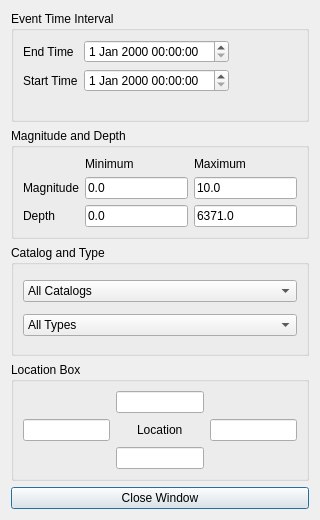
<?xml version="1.0" encoding="UTF-8"?>
<ui version="4.0">
 <class>EventOptionsDialog</class>
 <widget class="QDialog" name="EventOptionsDialog">
  <property name="geometry">
   <rect>
    <x>0</x>
    <y>0</y>
    <width>320</width>
    <height>520</height>
   </rect>
  </property>
  <property name="minimumSize">
   <size>
    <width>320</width>
    <height>520</height>
   </size>
  </property>
  <property name="windowTitle">
   <string>Dialog</string>
  </property>
  <layout class="QVBoxLayout" name="verticalLayout">
   <item>
    <widget class="QGroupBox" name="timeGroupBox">
     <property name="styleSheet">
      <string notr="true"/>
     </property>
     <property name="title">
      <string>Event Time Interval</string>
     </property>
     <layout class="QFormLayout" name="formLayout_2">
      <property name="fieldGrowthPolicy">
       <enum>QFormLayout::FieldsStayAtSizeHint</enum>
      </property>
      <item row="1" column="1">
       <widget class="QDateTimeEdit" name="endtimeDateTimeEdit"/>
      </item>
      <item row="1" column="0">
       <widget class="QLabel" name="endtimeLabel">
        <property name="text">
         <string>End Time</string>
        </property>
       </widget>
      </item>
      <item row="2" column="1">
       <widget class="QDateTimeEdit" name="starttimeDateTimeEdit"/>
      </item>
      <item row="2" column="0">
       <widget class="QLabel" name="starttimeLabel">
        <property name="text">
         <string>Start Time</string>
        </property>
       </widget>
      </item>
     </layout>
    </widget>
   </item>
   <item>
    <widget class="QGroupBox" name="magDepthGroupBox">
     <property name="title">
      <string>Magnitude and Depth</string>
     </property>
     <layout class="QGridLayout" name="gridLayout">
      <item row="6" column="2">
       <widget class="QLineEdit" name="maxdepthLineEdit">
        <property name="text">
         <string>6371.0</string>
        </property>
       </widget>
      </item>
      <item row="6" column="0">
       <widget class="QLabel" name="depthLabel">
        <property name="text">
         <string>Depth</string>
        </property>
       </widget>
      </item>
      <item row="2" column="1">
       <widget class="QLineEdit" name="minmagLineEdit">
        <property name="text">
         <string>0.0</string>
        </property>
       </widget>
      </item>
      <item row="6" column="1">
       <widget class="QLineEdit" name="mindepthLineEdit">
        <property name="text">
         <string>0.0</string>
        </property>
       </widget>
      </item>
      <item row="1" column="2">
       <widget class="QLabel" name="maximumLabel">
        <property name="text">
         <string>Maximum</string>
        </property>
       </widget>
      </item>
      <item row="1" column="1">
       <widget class="QLabel" name="minimumLabel">
        <property name="text">
         <string>Minimum</string>
        </property>
       </widget>
      </item>
      <item row="2" column="0">
       <widget class="QLabel" name="magnitudeLabel">
        <property name="text">
         <string>Magnitude</string>
        </property>
       </widget>
      </item>
      <item row="2" column="2">
       <widget class="QLineEdit" name="maxmagLineEdit">
        <property name="text">
         <string>10.0</string>
        </property>
       </widget>
      </item>
     </layout>
    </widget>
   </item>
   <item>
    <widget class="QGroupBox" name="catalogTypeGroupBox">
     <property name="title">
      <string>Catalog and Type</string>
     </property>
     <layout class="QGridLayout" name="gridLayout_2">
      <item row="1" column="0">
       <widget class="QComboBox" name="catalogComboBox">
        <item>
         <property name="text">
          <string>All Catalogs</string>
         </property>
        </item>
        <item>
         <property name="text">
          <string>ANF</string>
         </property>
        </item>
        <item>
         <property name="text">
          <string>GCMT</string>
         </property>
        </item>
        <item>
         <property name="text">
          <string>NEIC PDE</string>
         </property>
        </item>
        <item>
         <property name="text">
          <string>ISC</string>
         </property>
        </item>
       </widget>
      </item>
      <item row="2" column="0">
       <widget class="QComboBox" name="typeComboBox">
        <item>
         <property name="text">
          <string>All Types</string>
         </property>
        </item>
        <item>
         <property name="text">
          <string>MB</string>
         </property>
        </item>
        <item>
         <property name="text">
          <string>ML</string>
         </property>
        </item>
        <item>
         <property name="text">
          <string>MS</string>
         </property>
        </item>
        <item>
         <property name="text">
          <string>MW</string>
         </property>
        </item>
       </widget>
      </item>
     </layout>
    </widget>
   </item>
   <item>
    <widget class="QGroupBox" name="locationGroupBox">
     <property name="title">
      <string>Location Box</string>
     </property>
     <layout class="QGridLayout" name="gridLayout_3">
      <item row="2" column="0">
       <widget class="QLineEdit" name="minlonLineEdit"/>
      </item>
      <item row="2" column="2">
       <widget class="QLineEdit" name="maxlonLineEdit"/>
      </item>
      <item row="2" column="1" alignment="Qt::AlignHCenter">
       <widget class="QLabel" name="centerLabel">
        <property name="text">
         <string>Location</string>
        </property>
       </widget>
      </item>
      <item row="0" column="1">
       <widget class="QLineEdit" name="maxlatLineEdit"/>
      </item>
      <item row="3" column="1">
       <widget class="QLineEdit" name="minlatLineEdit"/>
      </item>
     </layout>
    </widget>
   </item>
   <item>
    <widget class="QPushButton" name="closeButton">
     <property name="text">
      <string>Close Window</string>
     </property>
    </widget>
   </item>
  </layout>
 </widget>
 <resources/>
 <connections/>
</ui>
